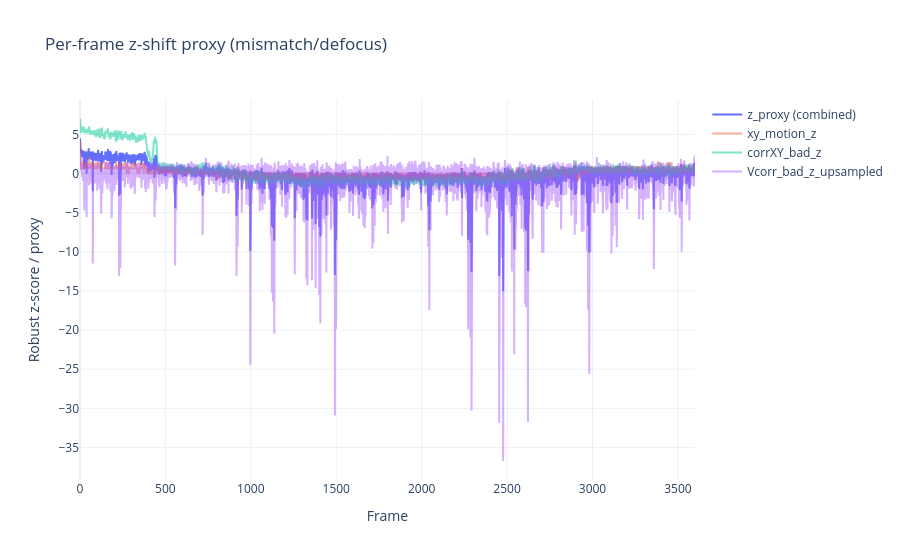
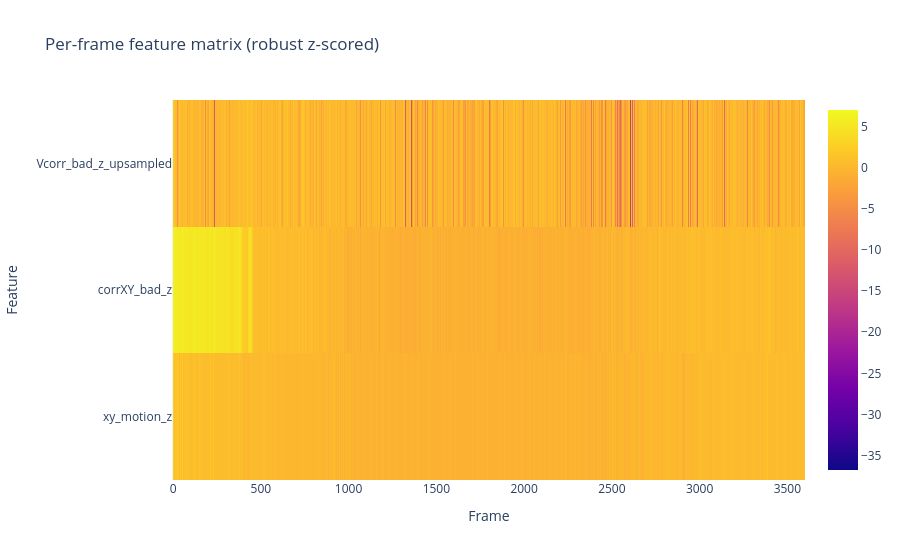

The notebook cell these images were saved under, in order:
### Code cell
import numpy as np
import plotly.graph_objects as go

# ----------------------------
# Helpers
# ----------------------------
def robust_z(x):
    """Robust z-score using median/MAD. Returns float array."""
    x = np.asarray(x, float).ravel()
    med = np.nanmedian(x)
    mad = np.nanmedian(np.abs(x - med)) + 1e-12
    return (x - med) / (1.4826 * mad)

def build_zproxy_from_ops(ops, *, use_vcorr_if_possible=True, upsample_vcorr_if_needed=True):
    """
    Build per-frame feature matrix (Zmat) and a single z-proxy score (z_proxy)
    to flag likely z/defocus frames. Uses Suite2p ops fields.

    Returns
    -------
    t_frames : (n,) int
    Zmat     : (n, nfeat) float
    feat_names : list[str]
    z_proxy  : (n,) float
    badframes : (n,) bool
    """
    # --- master length: xoff/yoff are per-frame ---
    xoff = np.asarray(ops.get("xoff", ops.get("xoff1", [])), float).ravel()
    yoff = np.asarray(ops.get("yoff", ops.get("yoff1", [])), float).ravel()
    if xoff.size == 0 or yoff.size == 0:
        raise KeyError("Could not find per-frame xoff/yoff (or xoff1/yoff1) in ops.")

    n = int(min(xoff.size, yoff.size))
    xoff = xoff[:n]
    yoff = yoff[:n]
    motion_xy = np.sqrt(xoff**2 + yoff**2)

    # corrXY should be per-frame; fall back to corrXY1 if needed
    corrXY = ops.get("corrXY", ops.get("corrXY1", None))
    if corrXY is None:
        raise KeyError("Could not find corrXY or corrXY1 in ops.")
    corrXY = np.asarray(corrXY, float).ravel()[:n]

    # Suite2p badframes (if present)
    badframes = np.asarray(ops.get("badframes", np.zeros(n, dtype=bool))).astype(bool).ravel()
    if badframes.size != n:
        badframes = badframes[:n] if badframes.size > n else np.pad(badframes, (0, n - badframes.size), constant_values=False)

    # --- features (per frame) ---
    # z-like proxy: z motion/defocus tends to LOWER correlation-to-template, so invert correlations.
    feat_motion = robust_z(motion_xy)
    feat_corrXY_bad = robust_z(-corrXY)

    cols = [feat_motion, feat_corrXY_bad]
    feat_names = ["xy_motion_z", "corrXY_bad_z"]

    # --- optional Vcorr (may NOT be per frame in your case) ---
    if use_vcorr_if_possible and ("Vcorr" in ops):
        Vcorr = np.asarray(ops["Vcorr"], float).ravel()
        if Vcorr.size == n:
            cols.append(robust_z(-Vcorr))
            feat_names.append("Vcorr_bad_z")
        elif upsample_vcorr_if_needed and Vcorr.size > 2:
            # Upsample to per-frame using linear interpolation across the recording
            x_old = np.linspace(0, n - 1, Vcorr.size)
            x_new = np.arange(n)
            Vcorr_up = np.interp(x_new, x_old, Vcorr)
            cols.append(robust_z(-Vcorr_up))
            feat_names.append("Vcorr_bad_z_upsampled")
        else:
            print(f"Skipping Vcorr: length {Vcorr.size} != nframes {n} and upsampling disabled/insufficient.")

    Zmat = np.column_stack(cols)

    # --- combine into a single z-proxy score ---
    # Emphasize mismatch/defocus metrics more than xy motion.
    weights = np.ones(Zmat.shape[1], float)

    # downweight xy motion
    if "xy_motion_z" in feat_names:
        weights[feat_names.index("xy_motion_z")] = 0.2

    # upweight corr-related
    for nm in ["corrXY_bad_z", "Vcorr_bad_z", "Vcorr_bad_z_upsampled"]:
        if nm in feat_names:
            weights[feat_names.index(nm)] = 0.4

    weights = weights / weights.sum()
    z_proxy = Zmat @ weights

    t_frames = np.arange(n)
    return t_frames, Zmat, feat_names, z_proxy, badframes

def plot_zproxy(t, Zmat, feat_names, z_proxy, badframes=None, *, title_prefix=""):
    # Line plot
    fig = go.Figure()
    fig.add_trace(go.Scatter(x=t, y=z_proxy, mode="lines", name="z_proxy (combined)"))

    for j, nm in enumerate(feat_names):
        fig.add_trace(go.Scatter(x=t, y=Zmat[:, j], mode="lines", name=nm, opacity=0.5))

    if badframes is not None and np.any(badframes):
        bf = np.asarray(badframes, bool)
        fig.add_trace(go.Scatter(
            x=t[bf], y=z_proxy[bf],
            mode="markers",
            name="ops['badframes']",
            marker=dict(size=5, symbol="x")
        ))

    fig.update_layout(
        title=(title_prefix + "Per-frame z-shift proxy (mismatch/defocus)"),
        xaxis_title="Frame",
        yaxis_title="Robust z-score / proxy",
        template="plotly_white",
    )

    # Heatmap (feature matrix)
    fig_hm = go.Figure(data=go.Heatmap(
        z=Zmat.T,
        x=t,
        y=feat_names,
    ))
    fig_hm.update_layout(
        title=(title_prefix + "Per-frame feature matrix (robust z-scored)"),
        xaxis_title="Frame",
        yaxis_title="Feature",
        template="plotly_white",
    )
    return fig, fig_hm

# ----------------------------
# Run (expects ops already loaded)
# ----------------------------
ops_path = os.path.join(p_path,r'Sync\cal\suite2p\plane0\ops.npy')
ops = np.load(ops_path, allow_pickle=True).item()

t, Zmat, feat_names, z_proxy, badframes = build_zproxy_from_ops(
    ops,
    use_vcorr_if_possible=True,
    upsample_vcorr_if_needed=True,   # set False if you don't want upsampling
)

print("Zmat shape:", Zmat.shape)
print("Features:", feat_names)

fig_line, fig_heat = plot_zproxy(t, Zmat, feat_names, z_proxy, badframes=badframes)
fig_line.show()
fig_heat.show()

# ----------------------------
# Optional: pick "bad z frames" by robust threshold on z_proxy
# ----------------------------
med = np.nanmedian(z_proxy)
mad = np.nanmedian(np.abs(z_proxy - med)) + 1e-12
thr = med + 6 * mad  # try 4-8
bad_z = z_proxy > thr
bad_z_idx = np.where(bad_z)[0]
print("Likely z/defocus frames (proxy > med+6MAD):", bad_z_idx.size)
print(bad_z_idx)

### Figure 1 — Plotly figure (JSON) as saved in the notebook; plotly's stock layout.template omitted (floating-point values rounded to 4 significant figures; data arrays with more than 128 entries replaced by an {"elided": "..."} marker saying what was removed)
{"data": [{"mode": "lines", "name": "z_proxy (combined)", "type": "scatter", "x": {"elided": "3601 int values"}, "y": {"elided": "3601 float values"}}, {"mode": "lines", "name": "xy_motion_z", "opacity": 0.5, "type": "scatter", "x": {"elided": "3601 int values"}, "y": {"elided": "3601 float values"}}, {"mode": "lines", "name": "corrXY_bad_z", "opacity": 0.5, "type": "scatter", "x": {"elided": "3601 int values"}, "y": {"elided": "3601 float values"}}, {"mode": "lines", "name": "Vcorr_bad_z_upsampled", "opacity": 0.5, "type": "scatter", "x": {"elided": "3601 int values"}, "y": {"elided": "3601 float values"}}], "layout": {"title": {"text": "Per-frame z-shift proxy (mismatch/defocus)"}, "xaxis": {"title": {"text": "Frame"}}, "yaxis": {"title": {"text": "Robust z-score / proxy"}}}}

### Figure 2 — Plotly figure (JSON) as saved in the notebook; plotly's stock layout.template omitted (floating-point values rounded to 4 significant figures; data arrays with more than 128 entries replaced by an {"elided": "..."} marker saying what was removed)
{"data": [{"type": "heatmap", "x": {"elided": "3601 int values"}, "y": ["xy_motion_z", "corrXY_bad_z", "Vcorr_bad_z_upsampled"], "z": {"elided": "3x3601 float values"}}], "layout": {"title": {"text": "Per-frame feature matrix (robust z-scored)"}, "xaxis": {"title": {"text": "Frame"}}, "yaxis": {"title": {"text": "Feature"}}}}
